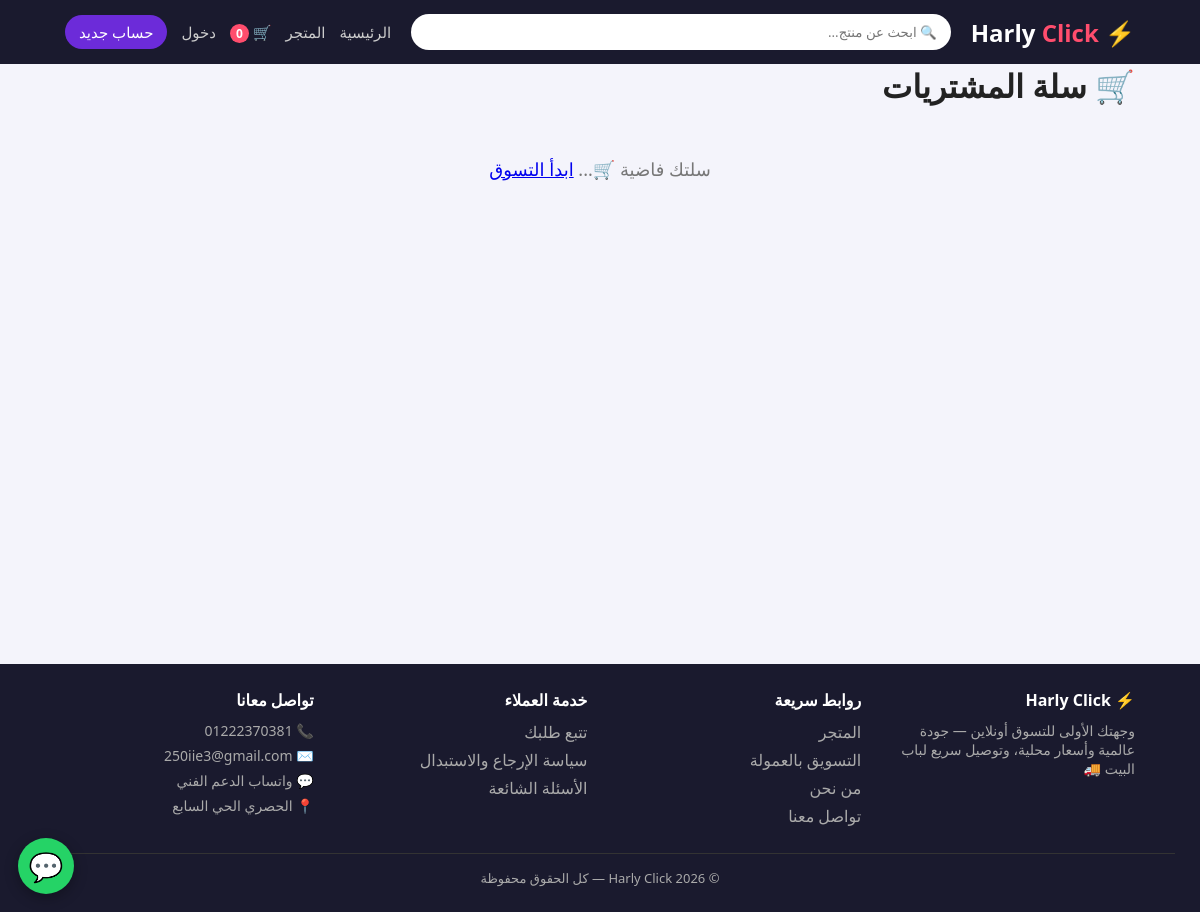
The page /cart on the database its author committed.
### tables this page shows
CREATE TABLE settings(
    key TEXT PRIMARY KEY,
    value TEXT
);

### app.py (the view)
@app.route("/cart")
def cart():
    items, subtotal, discount, total = cart_details()
    db = get_db()
    aff = None
    if session.get("aff_code"):
        aff = db.execute("""SELECT m.*, u.name FROM marketers m JOIN users u ON u.id=m.user_id
                            WHERE m.code=? AND m.active=1""", (session["aff_code"],)).fetchone()
    return render_template("cart.html", items=items, subtotal=subtotal,
                           discount=discount, total=total, aff=aff,
                           ship=shipping_quote(total, session.get("gov")), zones=active_zones())

### app.py (called while the page is built, shortened)
def get_db():
    if "db" not in g:
        g.db = sqlite3.connect(DB)
        g.db.row_factory = sqlite3.Row
        g.db.execute("PRAGMA foreign_keys = ON")
    return g.db

def get_setting(key, default=""):
    r = get_db().execute("SELECT value FROM settings WHERE key=?", (key,)).fetchone()
    return r["value"] if r else default

def category_rows(active_only=False):
    sql = "SELECT * FROM categories" + (" WHERE active=1" if active_only else "") + " ORDER BY sort_order, id"
    return get_db().execute(sql).fetchall()

def to_float(v, default=None):
    try:
        n = float(str(v).strip())
    except (TypeError, ValueError):
        return default
    return n if math.isfinite(n) else default

def intl_number(num):
    d = re.sub(r"\D", "", num or "")
    if d.startswith("00"):
        d = d[2:]
    if d.startswith("0"):
        d = COUNTRY_CODE + d[1:]
    return d

def static_v(filename):
    try:
        v = int(os.path.getmtime(os.path.join(BASE_DIR, "static", filename)))
    except OSError:
        v = 0
    return url_for("static", filename=filename, v=v)

@app.before_request
def security_gate():
    if request.endpoint in (None, "static"):
        return
    if request.method in ("POST", "PUT", "PATCH", "DELETE"):
        sent = request.form.get("csrf_token") or request.headers.get("X-CSRF-Token")
        if not _tokens_match(sent, session.get("_csrf")):
            flash("الطلب مش آمن أو الصفحة قديمة — جرّب تاني 🔒", "danger")
            return redirect(safe_back(url_for("home")))
    elif request.method == "GET" and request.endpoint in GET_ACTION_ENDPOINTS:
        params = GET_ACTION_ENDPOINTS[request.endpoint]
        if params is None or any(k in request.args for k in params):
            if not _tokens_match(request.args.get("_t"), session.get("_csrf")):
                flash("الطلب مش آمن — افتح الصفحة تاني وجرّب 🔒", "danger")
                return redirect(url_for("home"))

def validate_aff_code(code, quiet=False, buyer_email=""):
    if not code:
        return None

def site_base_url():
    return SITE_URL or request.url_root.rstrip("/")

def canonical_url():
    base = site_base_url() + request.path
    return base

def active_zones():
    return get_db().execute("SELECT * FROM shipping_zones WHERE active=1 ORDER BY sort_order, id").fetchall()

### templates/cart.html (shortened to what this page needs)
{% extends "base.html" %}
{% block content %}
<h1>🛒 سلة المشتريات</h1>
{% if items %}
<table class="table">
  <tr><th>المنتج</th><th>السعر</th><th>الكمية</th><th>الإجمالي</th><th></th></tr>
  {% for it in items %}
  <tr>
    <td>{{ it.p['emoji'] }} {{ it.p['name'] }}{% if (it.p['unit'] or 'قطعة') != 'قطعة' %} <small>({{ it.p['unit'] }})</small>{% endif %}{% if (it.p['min_order'] or 1) > 1 %}<br><small>🔖 الحد الأدنى {{ it.p['min_order'] }}</small>{% endif %}</td>
    <td>{{ it.p['price'] }} ج.م{{ unit_label(it.p) }}</td>
    <td>
      <form method="post" action="{{ url_for('update_cart', pid=it.p['id']) }}" class="qty-form"><input type="hidden" name="csrf_token" value="{{ csrf_token() }}">
        <input type="number" name="qty" value="{{ it.qty }}" min="0">
        <button type="submit">✔</button>
      </form>
    </td>
    <td>{{ it.p['price'] * it.qty }} ج.م</td>
    <td><a href="{{ url_for('remove_from_cart', pid=it.p['id']) }}" class="del">✖</a></td>
  </tr>
  {% endfor %}
</table>
<div class="cart-total">
  {% if not coupon %}
  <form method="post" action="{{ url_for('apply_coupon') }}" class="coupon-form"><input type="hidden" name="csrf_token" value="{{ csrf_token() }}">
    <input type="text" name="code" placeholder="🎟️ كود الخصم">
    <button type="submit" class="btn">طبّق الكوبون</button>
  </form>
  {% else %}
  <p>🎟️ الكوبون <b>{{ coupon }}</b> مفعّل — <a href="{{ url_for('remove_coupon') }}">إلغاء</a></p>
  {% endif %}
  <p>المجموع الفرعي: {{ subtotal }} ج.م</p>
  {% if discount %}<p class="green">الخصم: -{{ discount }} ج.م 🎉</p>{% endif %}
  {% if ship.enabled %}
  <form method="post" action="{{ url_for('cart_set_gov') }}" class="coupon-form"><input type="hidden" name="csrf_token" value="{{ csrf_token() }}">
    <select name="governorate" onchange="this.form.submit()" style="padding:9px;border:1px solid #ddd;border-radius:8px">
      <option value="">🚚 اختار المحافظة لحساب الشحن</option>
      {% for z in zones %}<option value="{{ z['governorate'] }}" {% if z['governorate'] == ship.gov %}selected{% endif %}>{{ z['governorate'] }}</option>{% endfor %}
    </select>
    <noscript><button type="submit" class="btn">تطبيق</button></noscript>
  </form>
  {% if ship.gov and ship.known %}<p>🚚 الشحن إلى {{ ship.gov }}: {% if ship.free %}<b class="green">مجاني 🎉</b>{% else %}<b>{{ ship.fee|money }} ج.م</b>{% endif %}</p>
  {% elif ship.free %}<p class="green">🚚 الشحن: مجاني 🎉</p>
  {% else %}<p>🚚 مصاريف الشحن بتتحدد حسب المحافظة</p>{% endif %}
  {% if ship.free_min > 0 and not ship.free %}<p>🎁 ضيف بـ <b>{{ ship.remaining|money }}</b> ج.م كمان واحصل على <b>شحن مجاني</b></p>{% endif %}
  {% endif %}
  <h3>الإجمالي: {{ (total + ship.fee)|money }} ج.م{% if ship.enabled and not ship.known %} <small>(قبل الشحن)</small>{% endif %}</h3>
  <a href="{{ url_for('checkout') }}" class="btn-big">إتمام الطلب 💳</a>
  {% if whatsapp_on %}
  <a href="{{ url_for('cart_whatsapp') }}" class="btn-big btn-wa" target="_blank" rel="noopener">🟢 اطلب عبر واتساب</a>
  {% endif %}
</div>
{% else %}
<p class="empty">سلتك فاضية 🛒... <a href="{{ url_for('shop') }}">ابدأ التسوق</a></p>
{% endif %}
{% endblock %}

### templates/base.html (shortened to what this page needs)
<!DOCTYPE html>
<html lang="ar" dir="rtl">
<head>
<link rel="stylesheet" href="{{ static_v('style.css') }}">
</head>
<body>
<header>
  <div class="container nav">
    <a href="{{ url_for('home') }}" class="logo">⚡ Harly <span>Click</span></a>
    <div class="search-wrap">
      <form class="search" action="{{ url_for('shop') }}" method="get">
        <input type="text" name="q" id="searchBox" placeholder="🔍 ابحث عن منتج..." autocomplete="off"
               value="{{ request.args.get('q','') }}">
      </form>
    </div>
    <nav>
      <a href="{{ url_for('home') }}">الرئيسية</a>
      <a href="{{ url_for('shop') }}">المتجر</a>
      {% if user_name %}
        <a href="{{ url_for('affiliate') }}">🤝 التسويق</a>
        <a href="{{ url_for('wallet') }}">💰 المحفظة</a>
        <a href="{{ url_for('wishlist') }}">❤️</a>
        <a href="{{ url_for('cart') }}">🛒 <b class="badge">{{ cart_count }}</b></a>
        <div class="user-menu">
          <a href="{{ url_for('profile') }}">👤 {{ user_name }}</a>
          <div class="dropdown">
            <a href="{{ url_for('profile') }}">الملف الشخصي</a>
            <a href="{{ url_for('wallet') }}">💰 المحفظة والرصيد</a>
            <a href="{{ url_for('my_orders') }}">📦 طلباتي</a>
            <a href="{{ url_for('returns') }}">🔄 الإرجاع والاستبدال</a>
            <a href="{{ url_for('affiliate') }}">🤝 التسويق بالعمولة</a>
            {% if is_admin %}<a href="{{ url_for('admin') }}">⚙️ لوحة التحكم</a>{% endif %}
            <a href="{{ url_for('logout') }}">🚪 تسجيل الخروج</a>
          </div>
        </div>
      {% else %}
        <a href="{{ url_for('cart') }}">🛒 <b class="badge">{{ cart_count }}</b></a>
        <a href="{{ url_for('login') }}">دخول</a>
        <a href="{{ url_for('register') }}" class="btn-nav">حساب جديد</a>
      {% endif %}
    </nav>
  </div>
</header>
<main class="container">
{% block content %}{% endblock %}
</main>
<footer>
  <div class="container footer-grid">
    <div>
      <h4>⚡ Harly Click</h4>
      <p>وجهتك الأولى للتسوق أونلاين — جودة عالمية وأسعار محلية، وتوصيل سريع لباب البيت 🚚</p>
    </div>
    <div>
      <h4>روابط سريعة</h4>
      <a href="{{ url_for('shop') }}">المتجر</a>
      <a href="{{ url_for('affiliate') }}">التسويق بالعمولة</a>
      <a href="{{ url_for('about') }}">من نحن</a>
      <a href="{{ url_for('contact') }}">تواصل معنا</a>
    </div>
    <div>
      <h4>خدمة العملاء</h4>
      <a href="{{ url_for('my_orders') }}">تتبع طلبك</a>
      <a href="{{ url_for('returns') }}">سياسة الإرجاع والاستبدال</a>
      <a href="{{ url_for('contact') }}#faq">الأسئلة الشائعة</a>
    </div>
    <div>
      <h4>تواصل معانا</h4>
      <p>📞 <a href="tel:{{ site.phone }}" style="display:inline;margin:0">{{ site.phone }}</a></p>
      <p>✉️ <a href="mailto:{{ site.email }}" style="display:inline;margin:0">{{ site.email }}</a></p>
      {% if site.wa_on %}<p>💬 <a href="{{ site.wa_link }}" target="_blank" rel="noopener" style="display:inline;margin:0">واتساب الدعم الفني</a></p>{% endif %}
      {% if site.address %}<p>📍 {{ site.address }}</p>{% endif %}
    </div>
  </div>
  <div class="copy">© 2026 Harly Click — كل الحقوق محفوظة</div>
</footer>
{% if site.wa_on and not request.path.startswith('/admin') %}<a class="wa-support" href="{{ site.wa_link }}" target="_blank" rel="noopener" aria-label="الدعم الفني على واتساب" title="الدعم الفني على واتساب">💬</a>{% endif %}
</body>
</html>

### static/style.css (style rules this page uses)
:root { --main:#6c2bd9;--dark:#1a1a2e;--light:#f4f4fb;--accent:#ff4d6d }
* { box-sizing:border-box;margin:0;padding:0;font-family:'Segoe UI',Tahoma,sans-serif }
body { background:var(--light);color:#222 }
.container { max-width:1100px;margin:auto;padding:0 15px }
header { background:var(--dark);padding:14px 0;position:sticky;top:0;z-index:9 }
.nav { display:flex;align-items:center;gap:20px;flex-wrap:wrap }
.logo { color:#fff;font-size:24px;font-weight:bold;text-decoration:none }
.logo span { color:var(--accent) }
.search { flex:1;min-width:180px }
.search input { width:100%;padding:9px 14px;border:none;border-radius:20px }
nav { display:flex;gap:14px;align-items:center;flex-wrap:wrap }
nav a { color:#ccc;text-decoration:none;font-size:15px }
.btn-nav { background:var(--main);color:#fff!important;padding:7px 14px;border-radius:20px }
.badge { background:var(--accent);color:#fff;border-radius:50%;padding:1px 6px;font-size:12px }
main { padding:25px 15px;min-height:70vh }
.empty { text-align:center;padding:50px;font-size:18px;color:#777 }
footer { background:var(--dark);color:#aaa;text-align:center;padding:25px;margin-top:40px }
footer p { margin:5px 0 }
.search-wrap { position:relative;flex:1;min-width:180px }
.footer-grid { display:grid;grid-template-columns:repeat(auto-fit,minmax(200px,1fr));gap:25px;text-align:right }
.footer-grid h4 { color:#fff;margin-bottom:10px }
.footer-grid a { display:block;color:#aaa;text-decoration:none;margin:6px 0 }
.footer-grid p { margin:6px 0;font-size:14px }
.copy { border-top:1px solid #333;margin-top:20px;padding-top:15px;font-size:13px }
.wa-support { position:fixed;bottom:18px;left:18px;width:56px;height:56px;border-radius:50%;background:#25D366;color:#fff;font-size:28px;display:flex;align-items:center;justify-content:center;box-shadow:0 4px 14px rgba(0,0,0,.3);z-index:900;text-decoration:none }

### rows shown on the page
settings: phone "01222370381"
settings: email "250iie3@gmail.com"
settings: address "الحصري الحي السابع"

### other values the page prints
{{ cart_count }} "0"
